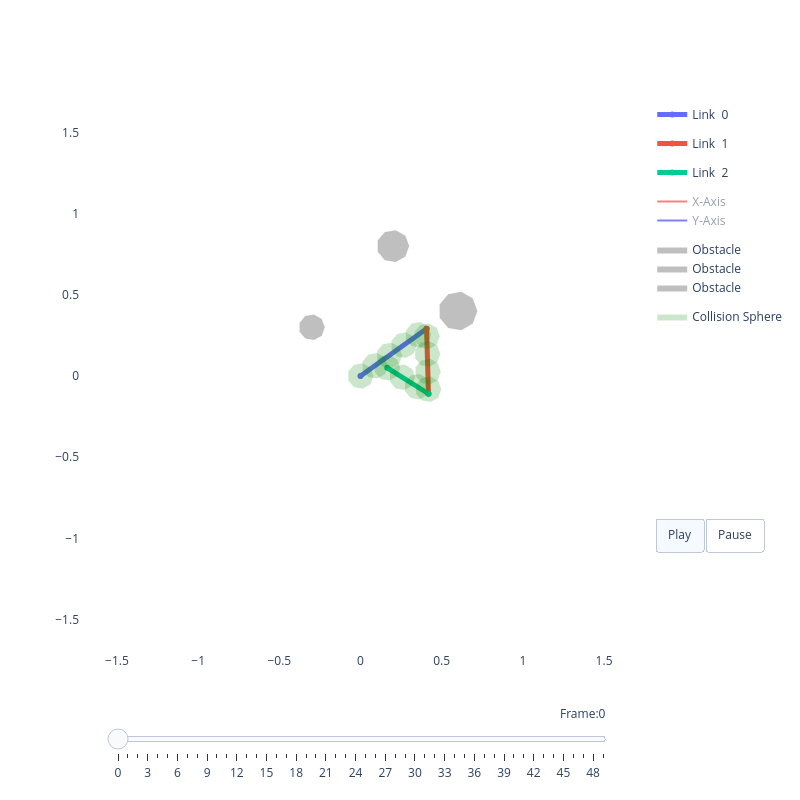

Notebook cell for this chart:
### Code cell
# ---- Cell 6: Visualize Trajectory with Interpolation ----
# Generate a smooth trajectory through cubic spline interpolation
n_waypoints = 4
waypoints = np.random.uniform(low=-np.pi, high=np.pi, size=(n_waypoints, robot.n_dof))
t_waypoints = np.linspace(0, 1, n_waypoints)

# Create cubic spline and sample finely
cs = interp.CubicSpline(t_waypoints, waypoints, axis=0)
t_trajectory = np.linspace(0, 1, 50)  # 50 frames for animation
q_trajectory = cs(t_trajectory)

print(f"Trajectory with {len(q_trajectory)} configurations created")

# Visualize the trajectory
viz_traj = RobotViewer(q_trajectory, robot, obstacles=obstacles)
viz_traj.plot()

### Figure 1 — Plotly figure (JSON) as saved in the notebook; plotly's stock layout.template omitted (floating-point values rounded to 4 significant figures)
{"data": [{"line": {"width": 5}, "mode": "lines+markers", "name": "Link  0", "type": "scatter", "x": [0, 0.407], "y": [0, 0.2905]}, {"line": {"width": 5}, "mode": "lines+markers", "name": "Link  1", "type": "scatter", "x": [0.407, 0.4187], "y": [0.2905, -0.1094]}, {"line": {"width": 5}, "mode": "lines+markers", "name": "Link  2", "type": "scatter", "x": [0.4187, 0.1648], "y": [-0.1094, 0.05032]}, {"legendgroup": "frame", "line": {"color": "red"}, "mode": "lines", "name": "X-Axis", "showlegend": true, "type": "scatter", "visible": "legendonly", "x": [0, 0.08139], "y": [0, 0.05809]}, {"legendgroup": "frame", "line": {"color": "blue"}, "mode": "lines", "name": "Y-Axis", "showlegend": true, "type": "scatter", "visible": "legendonly", "x": [0, -0.05809], "y": [0, 0.08139]}, {"legendgroup": "frame", "line": {"color": "red"}, "mode": "lines", "name": "X-Axis", "showlegend": false, "type": "scatter", "visible": "legendonly", "x": [0.407, 0.4099], "y": [0.2905, 0.1905]}, {"legendgroup": "frame", "line": {"color": "blue"}, "mode": "lines", "name": "Y-Axis", "showlegend": false, "type": "scatter", "visible": "legendonly", "x": [0.407, 0.5069], "y": [0.2905, 0.2934]}, {"legendgroup": "frame", "line": {"color": "red"}, "mode": "lines", "name": "X-Axis", "showlegend": false, "type": "scatter", "visible": "legendonly", "x": [0.4187, 0.3341], "y": [-0.1094, -0.05613]}, {"legendgroup": "frame", "line": {"color": "blue"}, "mode": "lines", "name": "Y-Axis", "showlegend": false, "type": "scatter", "visible": "legendonly", "x": [0.4187, 0.3655], "y": [-0.1094, -0.194]}, {"legendgroup": "frame", "line": {"color": "red"}, "mode": "lines", "name": "X-Axis", "showlegend": false, "type": "scatter", "visible": "legendonly", "x": [0.1648, 0.08009], "y": [0.05032, 0.1035]}, {"legendgroup": "frame", "line": {"color": "blue"}, "mode": "lines", "name": "Y-Axis", "showlegend": false, "type": "scatter", "visible": "legendonly", "x": [0.1648, 0.1115], "y": [0.05032, -0.03434]}, {"fill": "toself", "fillcolor": "gray", "legendgroup": "obstacle", "line": {"width": 0}, "mode": "lines", "name": "Obstacle", "opacity": 0.5, "type": "scatter", "x": [0.72, 0.6919, 0.6208, 0.54, 0.4872, 0.4872, 0.54, 0.6208, 0.6919, 0.72], "y": [0.4, 0.4771, 0.5182, 0.5039, 0.441, 0.359, 0.2961, 0.2818, 0.3229, 0.4]}, {"fill": "toself", "fillcolor": "gray", "legendgroup": "obstacle", "line": {"width": 0}, "mode": "lines", "name": "Obstacle", "opacity": 0.5, "type": "scatter", "x": [0.3, 0.2766, 0.2174, 0.15, 0.106, 0.106, 0.15, 0.2174, 0.2766, 0.3], "y": [0.8, 0.8643, 0.8985, 0.8866, 0.8342, 0.7658, 0.7134, 0.7015, 0.7357, 0.8]}, {"fill": "toself", "fillcolor": "gray", "legendgroup": "obstacle", "line": {"width": 0}, "mode": "lines", "name": "Obstacle", "opacity": 0.5, "type": "scatter", "x": [-0.22, -0.2387, -0.2861, -0.34, -0.3752, -0.3752, -0.34, -0.2861, -0.2387, -0.22], "y": [0.3, 0.3514, 0.3788, 0.3693, 0.3274, 0.2726, 0.2307, 0.2212, 0.2486, 0.3]}, {"fill": "toself", "fillcolor": "green", "legendgroup": "sphere", "line": {"width": 0}, "mode": "lines", "name": "Collision Sphere", "opacity": 0.2, "showlegend": true, "type": "scatter", "x": [0.08, 0.06128, 0.01389, -0.04, -0.07518, -0.07518, -0.04, 0.01389, 0.06128, 0.08], "y": [0.0, 0.05142, 0.07878, 0.06928, 0.02736, -0.02736, -0.06928, -0.07878, -0.05142, -1.959e-17]}, {"fill": "toself", "fillcolor": "green", "legendgroup": "sphere", "line": {"width": 0}, "mode": "lines", "name": "Collision Sphere", "opacity": 0.2, "showlegend": false, "type": "scatter", "x": [0.1688, 0.1501, 0.1027, 0.04879, 0.01362, 0.01362, 0.04879, 0.1027, 0.1501, 0.1688], "y": [0.06338, 0.1148, 0.1422, 0.1327, 0.09074, 0.03601, -0.005906, -0.01541, 0.01195, 0.06338]}, {"fill": "toself", "fillcolor": "green", "legendgroup": "sphere", "line": {"width": 0}, "mode": "lines", "name": "Collision Sphere", "opacity": 0.2, "showlegend": false, "type": "scatter", "x": [0.2576, 0.2389, 0.1915, 0.1376, 0.1024, 0.1024, 0.1376, 0.1915, 0.2389, 0.2576], "y": [0.1268, 0.1782, 0.2055, 0.196, 0.1541, 0.09939, 0.05747, 0.04797, 0.07533, 0.1268]}, {"fill": "toself", "fillcolor": "green", "legendgroup": "sphere", "line": {"width": 0}, "mode": "lines", "name": "Collision Sphere", "opacity": 0.2, "showlegend": false, "type": "scatter", "x": [0.3464, 0.3277, 0.2803, 0.2264, 0.1912, 0.1912, 0.2264, 0.2803, 0.3277, 0.3464], "y": [0.1901, 0.2416, 0.2689, 0.2594, 0.2175, 0.1628, 0.1208, 0.1113, 0.1387, 0.1901]}, {"fill": "toself", "fillcolor": "green", "legendgroup": "sphere", "line": {"width": 0}, "mode": "lines", "name": "Collision Sphere", "opacity": 0.2, "showlegend": false, "type": "scatter", "x": [0.4352, 0.4165, 0.3691, 0.3152, 0.28, 0.28, 0.3152, 0.3691, 0.4165, 0.4352], "y": [0.2535, 0.3049, 0.3323, 0.3228, 0.2809, 0.2261, 0.1842, 0.1747, 0.2021, 0.2535]}, {"fill": "toself", "fillcolor": "green", "legendgroup": "sphere", "line": {"width": 0}, "mode": "lines", "name": "Collision Sphere", "opacity": 0.2, "showlegend": false, "type": "scatter", "x": [0.4883, 0.4696, 0.4222, 0.3683, 0.3331, 0.3331, 0.3683, 0.4222, 0.4696, 0.4883], "y": [0.245, 0.2965, 0.3238, 0.3143, 0.2724, 0.2177, 0.1758, 0.1663, 0.1936, 0.245]}, {"fill": "toself", "fillcolor": "green", "legendgroup": "sphere", "line": {"width": 0}, "mode": "lines", "name": "Collision Sphere", "opacity": 0.2, "showlegend": false, "type": "scatter", "x": [0.4915, 0.4728, 0.4254, 0.3715, 0.3363, 0.3363, 0.3715, 0.4254, 0.4728, 0.4915], "y": [0.136, 0.1874, 0.2148, 0.2053, 0.1634, 0.1086, 0.06671, 0.05721, 0.08457, 0.136]}, {"fill": "toself", "fillcolor": "green", "legendgroup": "sphere", "line": {"width": 0}, "mode": "lines", "name": "Collision Sphere", "opacity": 0.2, "showlegend": false, "type": "scatter", "x": [0.4947, 0.476, 0.4286, 0.3747, 0.3395, 0.3395, 0.3747, 0.4286, 0.476, 0.4947], "y": [0.02695, 0.07837, 0.1057, 0.09623, 0.05431, -0.0004115, -0.04233, -0.05183, -0.02447, 0.02695]}, {"fill": "toself", "fillcolor": "green", "legendgroup": "sphere", "line": {"width": 0}, "mode": "lines", "name": "Collision Sphere", "opacity": 0.2, "showlegend": false, "type": "scatter", "x": [0.4979, 0.4792, 0.4318, 0.3779, 0.3427, 0.3427, 0.3779, 0.4318, 0.4792, 0.4979], "y": [-0.08209, -0.03067, -0.003309, -0.01281, -0.05473, -0.1095, -0.1514, -0.1609, -0.1335, -0.08209]}, {"fill": "toself", "fillcolor": "green", "legendgroup": "sphere", "line": {"width": 0}, "mode": "lines", "name": "Collision Sphere", "opacity": 0.2, "showlegend": false, "type": "scatter", "x": [0.4295, 0.4107, 0.3634, 0.3095, 0.2743, 0.2743, 0.3095, 0.3634, 0.4107, 0.4295], "y": [-0.06581, -0.01438, 0.01298, 0.003476, -0.03844, -0.09317, -0.1351, -0.1446, -0.1172, -0.06581]}, {"fill": "toself", "fillcolor": "green", "legendgroup": "sphere", "line": {"width": 0}, "mode": "lines", "name": "Collision Sphere", "opacity": 0.2, "showlegend": false, "type": "scatter", "x": [0.3371, 0.3184, 0.271, 0.2171, 0.1819, 0.1819, 0.2171, 0.271, 0.3184, 0.3371], "y": [-0.007742, 0.04368, 0.07104, 0.06154, 0.01962, -0.0351, -0.07702, -0.08653, -0.05916, -0.007742]}, {"fill": "toself", "fillcolor": "green", "legendgroup": "sphere", "line": {"width": 0}, "mode": "lines", "name": "Collision Sphere", "opacity": 0.2, "showlegend": false, "type": "scatter", "x": [0.2448, 0.226, 0.1786, 0.1248, 0.08957, 0.08957, 0.1248, 0.1786, 0.226, 0.2448], "y": [0.05032, 0.1017, 0.1291, 0.1196, 0.07768, 0.02296, -0.01896, -0.02846, -0.0011, 0.05032]}], "layout": {"height": 800, "paper_bgcolor": "white", "plot_bgcolor": "white", "showlegend": true, "sliders": [{"currentvalue": {"prefix": "Frame:", "visible": true, "xanchor": "right"}, "len": 0.9, "pad": {"b": 10, "t": 50}, "steps": [{"args": [["0"], {"frame": {"duration": 100, "redraw": true}, "mode": "immediate", "transition": {"duration": 0}}], "label": "0", "method": "animate"}, {"args": [["1"], {"frame": {"duration": 100, "redraw": true}, "mode": "immediate", "transition": {"duration": 0}}], "label": "1", "method": "animate"}, {"args": [["2"], {"frame": {"duration": 100, "redraw": true}, "mode": "immediate", "transition": {"duration": 0}}], "label": "2", "method": "animate"}, {"args": [["3"], {"frame": {"duration": 100, "redraw": true}, "mode": "immediate", "transition": {"duration": 0}}], "label": "3", "method": "animate"}, {"args": [["4"], {"frame": {"duration": 100, "redraw": true}, "mode": "immediate", "transition": {"duration": 0}}], "label": "4", "method": "animate"}, {"args": [["5"], {"frame": {"duration": 100, "redraw": true}, "mode": "immediate", "transition": {"duration": 0}}], "label": "5", "method": "animate"}, {"args": [["6"], {"frame": {"duration": 100, "redraw": true}, "mode": "immediate", "transition": {"duration": 0}}], "label": "6", "method": "animate"}, {"args": [["7"], {"frame": {"duration": 100, "redraw": true}, "mode": "immediate", "transition": {"duration": 0}}], "label": "7", "method": "animate"}, {"args": [["8"], {"frame": {"duration": 100, "redraw": true}, "mode": "immediate", "transition": {"duration": 0}}], "label": "8", "method": "animate"}, {"args": [["9"], {"frame": {"duration": 100, "redraw": true}, "mode": "immediate", "transition": {"duration": 0}}], "label": "9", "method": "animate"}, {"args": [["10"], {"frame": {"duration": 100, "redraw": true}, "mode": "immediate", "transition": {"duration": 0}}], "label": "10", "method": "animate"}, {"args": [["11"], {"frame": {"duration": 100, "redraw": true}, "mode": "immediate", "transition": {"duration": 0}}], "label": "11", "method": "animate"}, {"args": [["12"], {"frame": {"duration": 100, "redraw": true}, "mode": "immediate", "transition": {"duration": 0}}], "label": "12", "method": "animate"}, {"args": [["13"], {"frame": {"duration": 100, "redraw": true}, "mode": "immediate", "transition": {"duration": 0}}], "label": "13", "method": "animate"}, {"args": [["14"], {"frame": {"duration": 100, "redraw": true}, "mode": "immediate", "transition": {"duration": 0}}], "label": "14", "method": "animate"}, {"args": [["15"], {"frame": {"duration": 100, "redraw": true}, "mode": "immediate", "transition": {"duration": 0}}], "label": "15", "method": "animate"}, {"args": [["16"], {"frame": {"duration": 100, "redraw": true}, "mode": "immediate", "transition": {"duration": 0}}], "label": "16", "method": "animate"}, {"args": [["17"], {"frame": {"duration": 100, "redraw": true}, "mode": "immediate", "transition": {"duration": 0}}], "label": "17", "method": "animate"}, {"args": [["18"], {"frame": {"duration": 100, "redraw": true}, "mode": "immediate", "transition": {"duration": 0}}], "label": "18", "method": "animate"}, {"args": [["19"], {"frame": {"duration": 100, "redraw": true}, "mode": "immediate", "transition": {"duration": 0}}], "label": "19", "method": "animate"}, {"args": [["20"], {"frame": {"duration": 100, "redraw": true}, "mode": "immediate", "transition": {"duration": 0}}], "label": "20", "method": "animate"}, {"args": [["21"], {"frame": {"duration": 100, "redraw": true}, "mode": "immediate", "transition": {"duration": 0}}], "label": "21", "method": "animate"}, {"args": [["22"], {"frame": {"duration": 100, "redraw": true}, "mode": "immediate", "transition": {"duration": 0}}], "label": "22", "method": "animate"}, {"args": [["23"], {"frame": {"duration": 100, "redraw": true}, "mode": "immediate", "transition": {"duration": 0}}], "label": "23", "method": "animate"}, {"args": [["24"], {"frame": {"duration": 100, "redraw": true}, "mode": "immediate", "transition": {"duration": 0}}], "label": "24", "method": "animate"}, {"args": [["25"], {"frame": {"duration": 100, "redraw": true}, "mode": "immediate", "transition": {"duration": 0}}], "label": "25", "method": "animate"}, {"args": [["26"], {"frame": {"duration": 100, "redraw": true}, "mode": "immediate", "transition": {"duration": 0}}], "label": "26", "method": "animate"}, {"args": [["27"], {"frame": {"duration": 100, "redraw": true}, "mode": "immediate", "transition": {"duration": 0}}], "label": "27", "method": "animate"}, {"args": [["28"], {"frame": {"duration": 100, "redraw": true}, "mode": "immediate", "transition": {"duration": 0}}], "label": "28", "method": "animate"}, {"args": [["29"], {"frame": {"duration": 100, "redraw": true}, "mode": "immediate", "transition": {"duration": 0}}], "label": "29", "method": "animate"}, {"args": [["30"], {"frame": {"duration": 100, "redraw": true}, "mode": "immediate", "transition": {"duration": 0}}], "label": "30", "method": "animate"}, {"args": [["31"], {"frame": {"duration": 100, "redraw": true}, "mode": "immediate", "transition": {"duration": 0}}], "label": "31", "method": "animate"}, {"args": [["32"], {"frame": {"duration": 100, "redraw": true}, "mode": "immediate", "transition": {"duration": 0}}], "label": "32", "method": "animate"}, {"args": [["33"], {"frame": {"duration": 100, "redraw": true}, "mode": "immediate", "transition": {"duration": 0}}], "label": "33", "method": "animate"}, {"args": [["34"], {"frame": {"duration": 100, "redraw": true}, "mode": "immediate", "transition": {"duration": 0}}], "label": "34", "method": "animate"}, {"args": [["35"], {"frame": {"duration": 100, "redraw": true}, "mode": "immediate", "transition": {"duration": 0}}], "label": "35", "method": "animate"}, {"args": [["36"], {"frame": {"duration": 100, "redraw": true}, "mode": "immediate", "transition": {"duration": 0}}], "label": "36", "method": "animate"}, {"args": [["37"], {"frame": {"duration": 100, "redraw": true}, "mode": "immediate", "transition": {"duration": 0}}], "label": "37", "method": "animate"}, {"args": [["38"], {"frame": {"duration": 100, "redraw": true}, "mode": "immediate", "transition": {"duration": 0}}], "label": "38", "method": "animate"}, {"args": [["39"], {"frame": {"duration": 100, "redraw": true}, "mode": "immediate", "transition": {"duration": 0}}], "label": "39", "method": "animate"}, {"args": [["40"], {"frame": {"duration": 100, "redraw": true}, "mode": "immediate", "transition": {"duration": 0}}], "label": "40", "method": "animate"}, {"args": [["41"], {"frame": {"duration": 100, "redraw": true}, "mode": "immediate", "transition": {"duration": 0}}], "label": "41", "method": "animate"}, {"args": [["42"], {"frame": {"duration": 100, "redraw": true}, "mode": "immediate", "transition": {"duration": 0}}], "label": "42", "method": "animate"}, {"args": [["43"], {"frame": {"duration": 100, "redraw": true}, "mode": "immediate", "transition": {"duration": 0}}], "label": "43", "method": "animate"}, {"args": [["44"], {"frame": {"duration": 100, "redraw": true}, "mode": "immediate", "transition": {"duration": 0}}], "label": "44", "method": "animate"}, {"args": [["45"], {"frame": {"duration": 100, "redraw": true}, "mode": "immediate", "transition": {"duration": 0}}], "label": "45", "method": "animate"}, {"args": [["46"], {"frame": {"duration": 100, "redraw": true}, "mode": "immediate", "transition": {"duration": 0}}], "label": "46", "method": "animate"}, {"args": [["47"], {"frame": {"duration": 100, "redraw": true}, "mode": "immediate", "transition": {"duration": 0}}], "label": "47", "method": "animate"}, {"args": [["48"], {"frame": {"duration": 100, "redraw": true}, "mode": "immediate", "transition": {"duration": 0}}], "label": "48", "method": "animate"}, {"args": [["49"], {"frame": {"duration": 100, "redraw": true}, "mode": "immediate", "transition": {"duration": 0}}], "label": "49", "method": "animate"}], "transition": {"duration": 0}, "x": 0.5, "xanchor": "center", "y": 0, "yanchor": "top"}], "updatemenus": [{"buttons": [{"args": [null, {"frame": {"duration": 100, "redraw": false}, "fromcurrent": true}], "label": "Play", "method": "animate"}, {"args": [[null], {"frame": {"duration": 0, "redraw": true}, "mode": "immediate", "transition": {"duration": 0}}], "label": "Pause", "method": "animate"}], "direction": "left", "pad": {"r": 10, "t": 87}, "showactive": true, "type": "buttons", "x": 1.025, "xanchor": "left", "y": 0.4, "yanchor": "top"}], "width": 800, "xaxis": {"range": [-1.7, 1.7], "scaleanchor": "y", "scaleratio": 1, "showgrid": false, "zeroline": false}, "yaxis": {"range": [-1.7, 1.7], "scaleanchor": "x", "scaleratio": 1, "showgrid": false, "zeroline": false}}}
